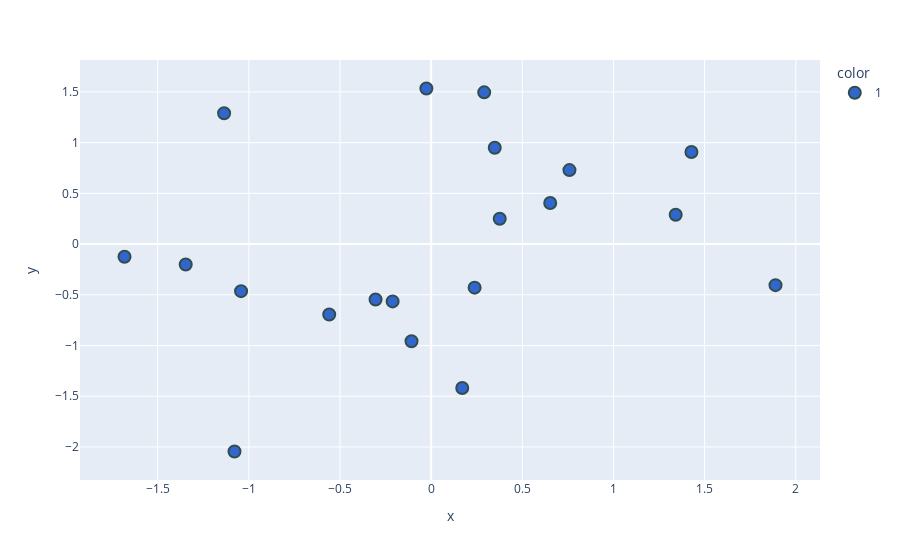

Source (notebook cell):
### Code cell
new_df['target'] = new_df['target'].astype('str')
fig = px.scatter(x=new_df['PC1'],
                 y=new_df['PC2'],
                 color=new_df['target'],
                 color_discrete_sequence=px.colors.qualitative.G10
                )

fig.update_traces(marker=dict(size=12,
                              line=dict(width=2,
                                        color='DarkSlateGrey')),
                  selector=dict(mode='markers'))
fig.show()

### Figure 1 — Plotly figure (JSON) as saved in the notebook; plotly's stock layout.template omitted (floating-point values rounded to 4 significant figures)
{"data": [{"hovertemplate": "color=1<br>x=%{x}<br>y=%{y}<extra></extra>", "legendgroup": "1", "marker": {"color": "#3366CC", "line": {"color": "DarkSlateGrey", "width": 2}, "size": 12, "symbol": "circle"}, "mode": "markers", "name": "1", "orientation": "v", "showlegend": true, "type": "scatter", "x": [-0.3049, 0.2385, -1.079, -1.136, -0.1077, 1.428, 0.1706, 0.291, -1.043, -0.5592, -0.02615, -1.682, 1.889, 0.3489, 0.3762, 1.341, -0.2114, 0.6532, -1.346, 0.7586], "xaxis": "x", "y": [-0.5456, -0.4295, -2.044, 1.289, -0.9573, 0.9069, -1.418, 1.496, -0.4641, -0.6936, 1.533, -0.1244, -0.4047, 0.9491, 0.2498, 0.2888, -0.5648, 0.4055, -0.2016, 0.7294], "yaxis": "y"}], "layout": {"legend": {"title": {"text": "color"}, "tracegroupgap": 0}, "margin": {"t": 60}, "xaxis": {"anchor": "y", "domain": [0, 1], "title": {"text": "x"}}, "yaxis": {"anchor": "x", "domain": [0, 1], "title": {"text": "y"}}}}
